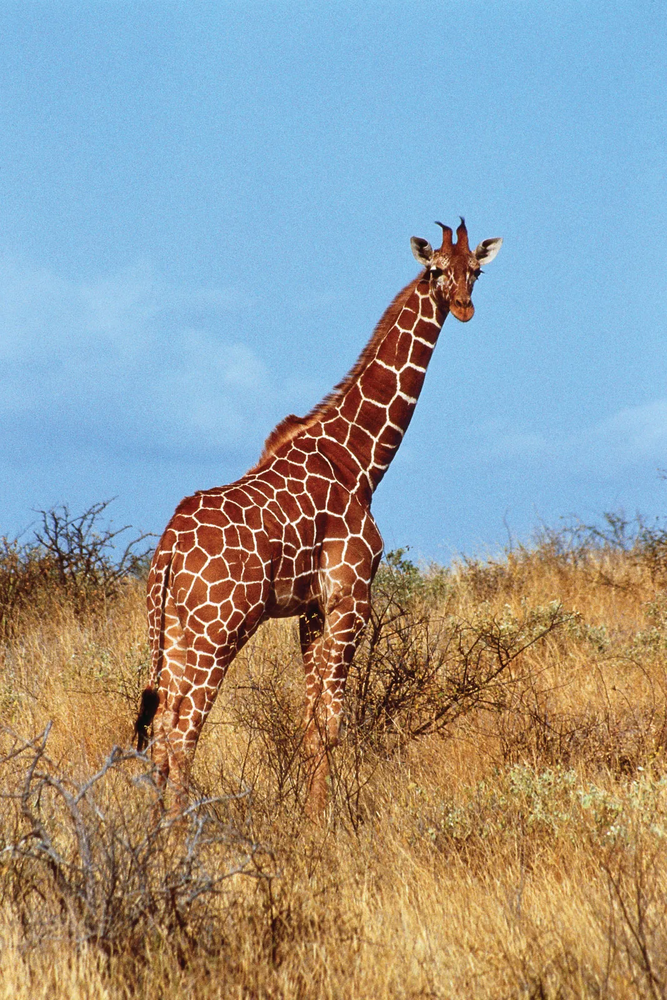
#> input picture Affine and percpective transformation/codes/giraffe-Kenya.png, 667 x 1000 px, shrunk from 1067 x 1600 before the run
$ jupyter execute affine_perspective.ipynb
#> lines starting #> are read from the running program, lines starting #| are printed output that depends on the picture
# Perspective Transformation

[cell 1]
import cv2
import numpy as np
import matplotlib.pyplot as plt

[cell 2]
image = cv2.imread("./giraffe-Kenya.png")
#> image is the input picture: shape (1000, 667, 3); mean B, G, R 152, 154.5, 150.9
image_rgb = cv2.cvtColor(image, cv2.COLOR_BGR2RGB)

plt.imshow(image_rgb)

[cell 3]
image_rgb.shape
#> Out = (1000, 667, 3)

[cell 4]
rows, cols, _ = image_rgb.shape
#> rows = 1000; cols = 667
# here we need four points
input_points = np.float32([[50, 50], [cols - 50, 50], [50, rows-50], [cols-50, rows-50]])

output_points = np.float32([[10, 100], [cols - 100, 50], [100, rows-10], [cols-50, rows-100]])

'''
Trasformation matrix for Perspective trasformation

3x3

a, b, c
d, e, f
g, h, 1

a,b,c is responsioble for horizontal scaling, rotation and tranlation
d,e,f is responsioble for vertical scaling, rotation and tranlation
g,h  : Perspective components that account for depth and skew

'''

M = cv2.getPerspectiveTransform(input_points, output_points) # M is 3x3 matrix that is explained above

print(M)
#| [[ 1.04629006e+00  1.08970826e-01 -4.76739851e+01]
#|  [-8.41029966e-02  1.07769017e+00  5.12112308e+01]
#|  [ 9.73155459e-05  8.08023643e-05  1.00000000e+00]]

[cell 5]
perspective_image = cv2.warpPerspective(image_rgb, M, (cols, rows))
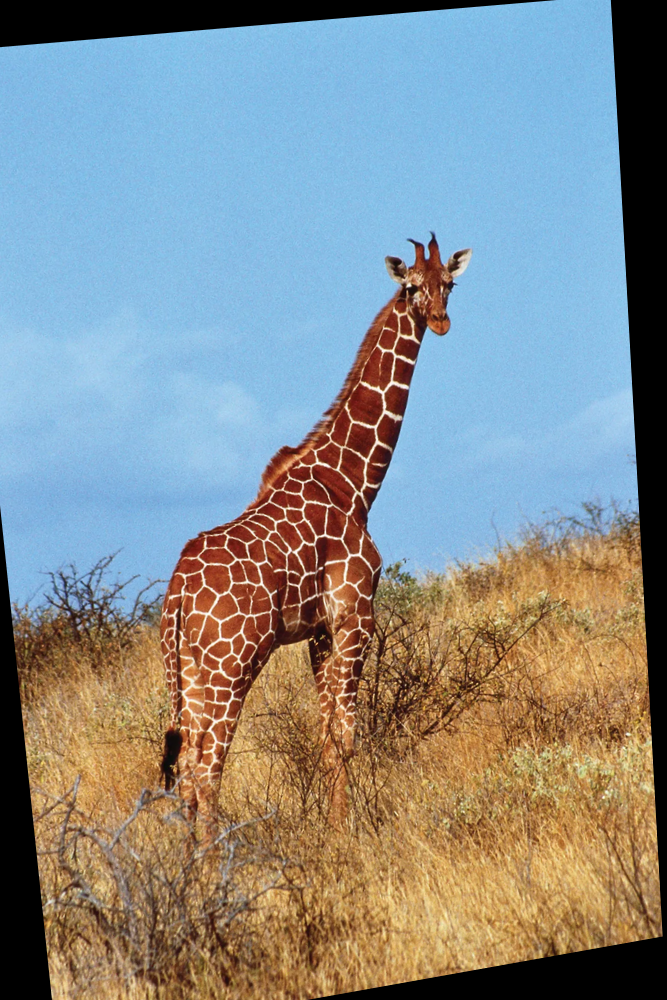
#> perspective_image: shape (1000, 667, 3); mean R, G, B 134.7, 140.1, 140

plt.figure(figsize=(10,5))

plt.subplot(1,2,1)
plt.imshow(image_rgb)
plt.title("Original Image")
plt.axis("off")

plt.subplot(1,2,2)
plt.imshow(perspective_image)
plt.title("perspective Transformed Image")
plt.axis("off")
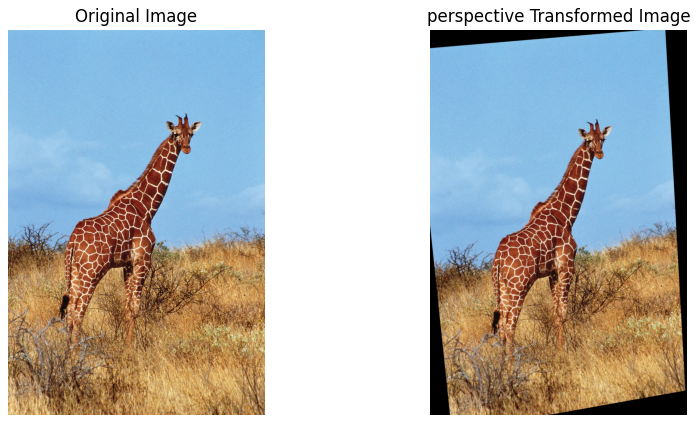
#> figure drawn by matplotlib, 2 panels

# Affine transformation

[cell 6]
# here we need three points


input_points = np.float32([[50,50], [200, 50], [50, 200]])

output_points = np.float32([[10,100], [200, 50], [100, 250]])


M = cv2.getAffineTransform(input_points, output_points)

affine_image = cv2.warpAffine(image_rgb, M, (cols, rows))
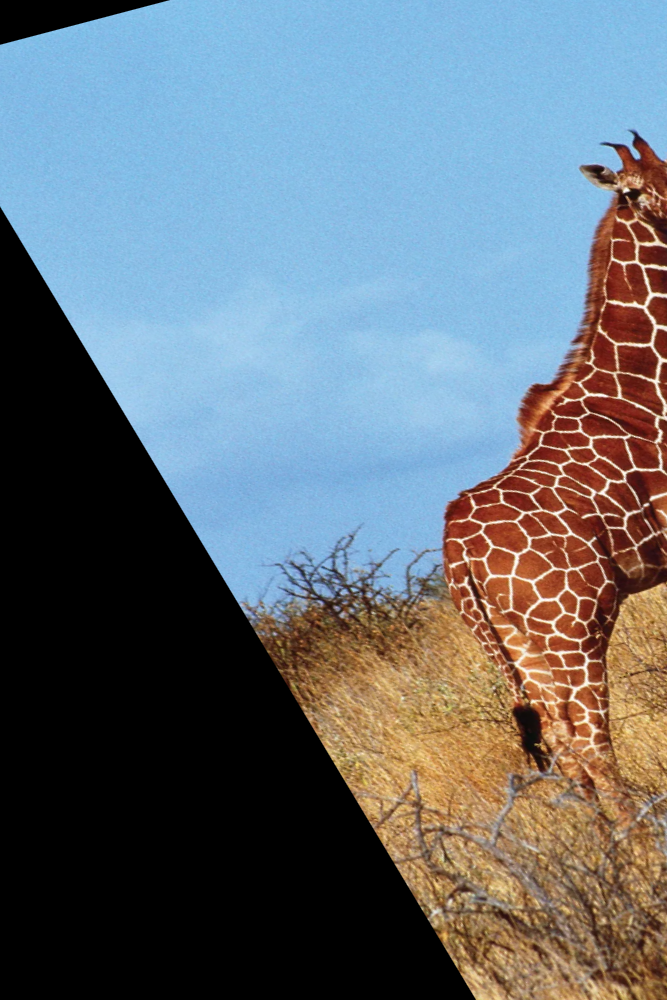
#> affine_image: shape (1000, 667, 3); mean R, G, B 102.1, 111.8, 119.8

plt.figure(figsize=(10,5))

plt.subplot(1,2,1)
plt.imshow(image_rgb)
plt.title("Original Image")
plt.axis("off")

plt.subplot(1,2,2)
plt.imshow(affine_image)
plt.title("Affine Transformed Image")
plt.axis("off")
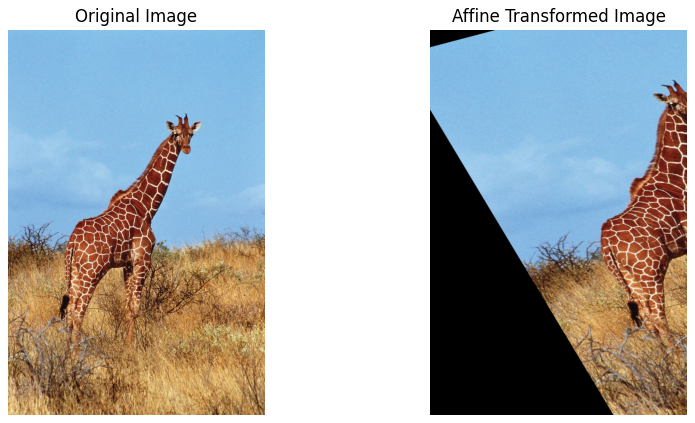
#> figure drawn by matplotlib, 2 panels

# Rotation

[cell 7]
angle = 45
center = (cols // 2, rows // 2)
#> center = (333, 500)
scale = 1.0

M = cv2.getRotationMatrix2D(center,angle, scale)

rotated_image = cv2.warpAffine(image_rgb, M, (cols, rows))
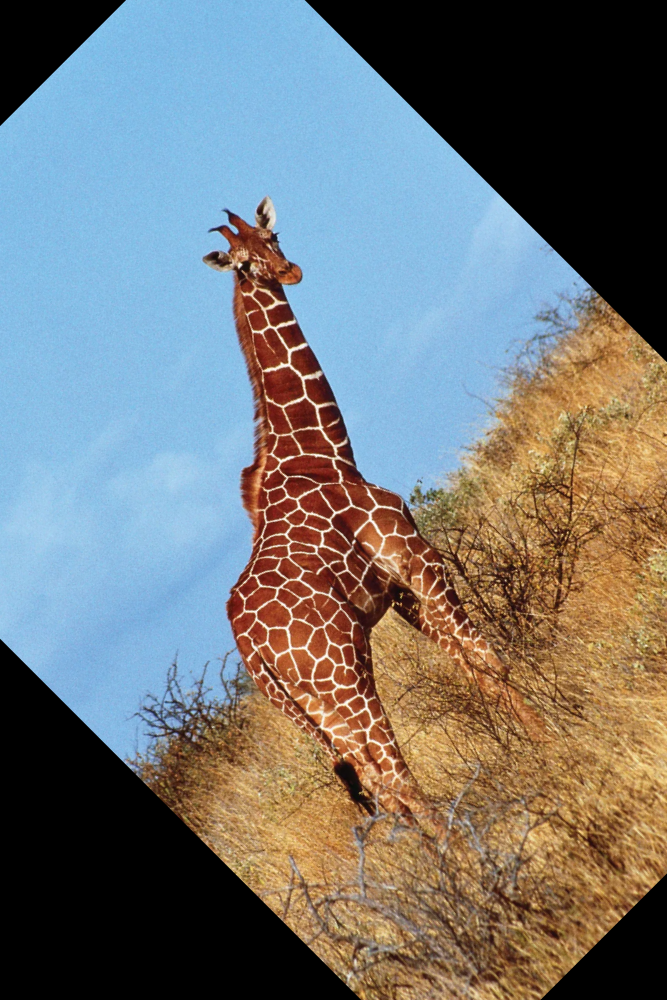
#> rotated_image: shape (1000, 667, 3); mean R, G, B 115.3, 117.5, 116.9

plt.figure(figsize=(10,5))

plt.subplot(1,2,1)
plt.imshow(image_rgb)
plt.title("Original Image")
plt.axis("off")

plt.subplot(1,2,2)
plt.imshow(rotated_image)
plt.title("Affine rotated Image")
plt.axis("off")

[cell 8]
# angle = 45
# center = (cols // 2, rows // 2)
# scale = 1.0

shear_x, shear_y = 0.5, 0

# we need to calculate the M matrix on our own. we don't have any fancy function for this like we have for rotation
M = np.float32([[1, shear_x, 0],
           [shear_y, 1, 0]])


sheared_image = cv2.warpAffine(image_rgb, M, (cols*2, rows))
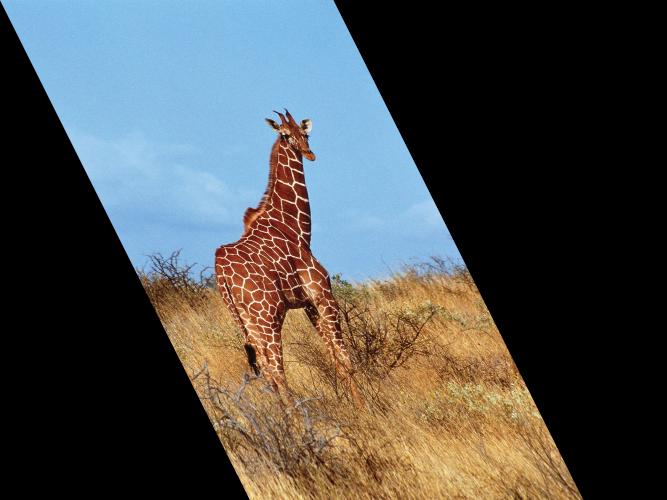
#> sheared_image: shape (1000, 1334, 3) (shown at 1/2 size); mean R, G, B 75.5, 77.3, 76.1

plt.figure(figsize=(10,5))

plt.subplot(1,2,1)
plt.imshow(image_rgb)
plt.title("Original Image")
plt.axis("off")

plt.subplot(1,2,2)
plt.imshow(sheared_image)
plt.title("Sheared Image")
plt.axis("off")

# Translation

[cell 9]
# angle = 45
# center = (cols // 2, rows // 2)
# scale = 1.0

tx, ty = 200, 300

#unlike other action like rotate or transform we don't have any function that will return  the matrix so we will create it on our own.
M = np.float32([[1, 0, tx],
           [0, 1, ty]])


translated_image = cv2.warpAffine(image_rgb, M, (cols, rows))
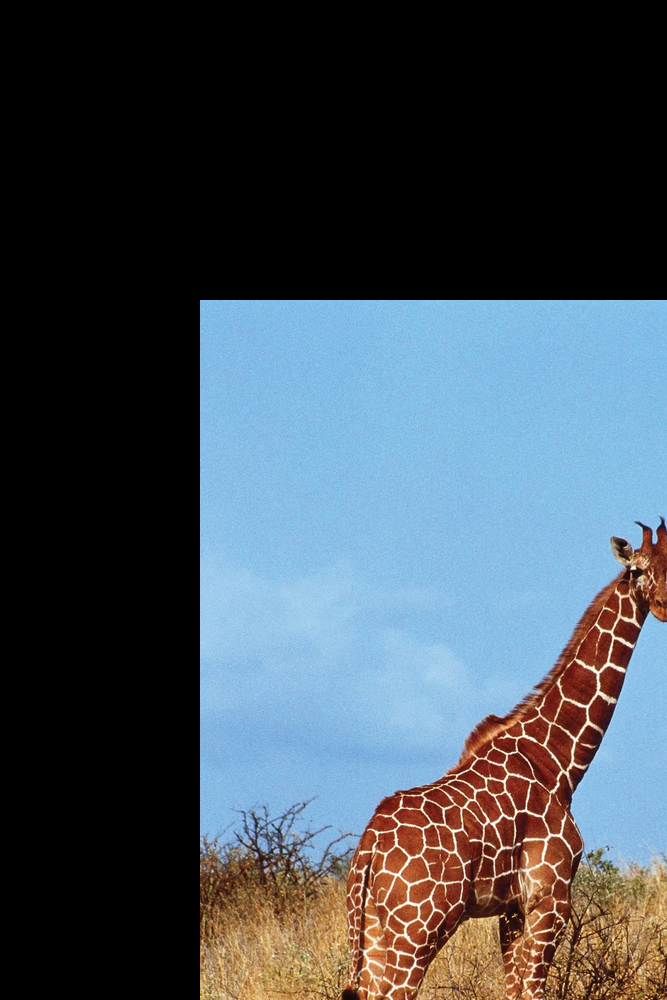
#> translated_image: shape (1000, 667, 3); mean R, G, B 68.8, 78.5, 87.1

plt.figure(figsize=(10,5))

plt.subplot(1,2,1)
plt.imshow(image_rgb)
plt.title("Original Image")
plt.axis("off")

plt.subplot(1,2,2)
plt.imshow(translated_image)
plt.title("translated Image")
plt.axis("off")
